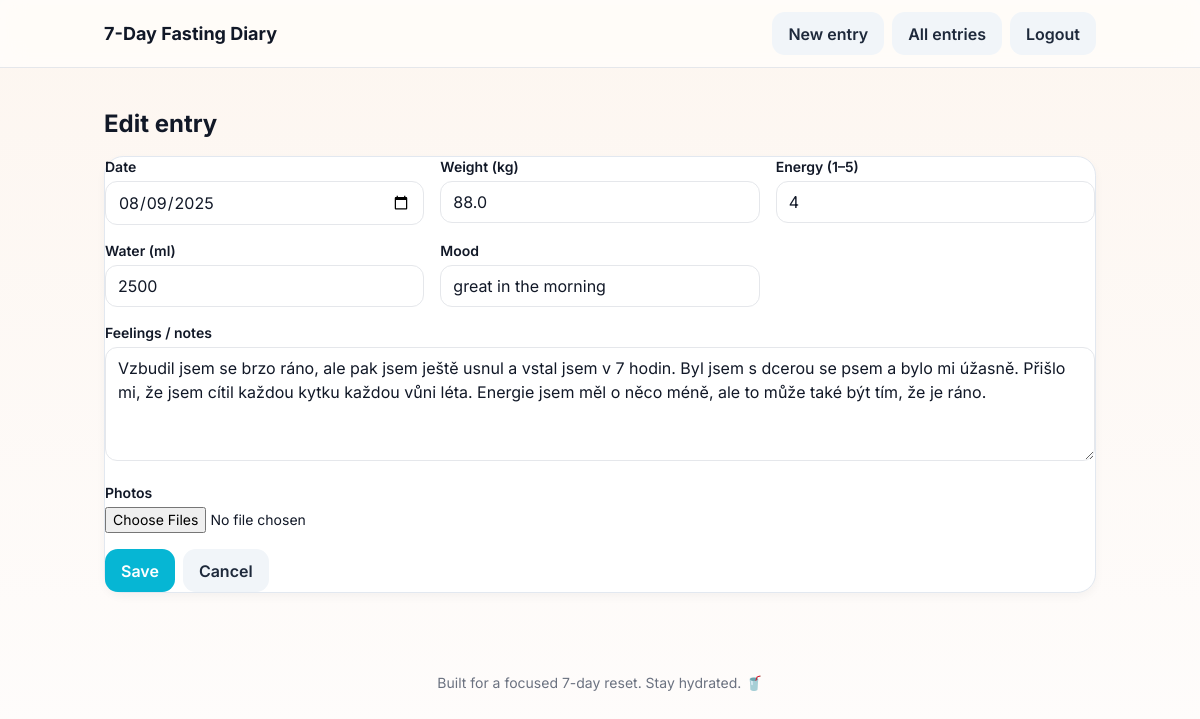
Screenshot of /entry/2/edit (signed in) with the database file from the repository.
### app.py (models this page shows)
class Entry(db.Model):
    __tablename__ = "entries"
    id = db.Column(db.Integer, primary_key=True)
    when = db.Column(db.Date, nullable=False, index=True)
    day_number = db.Column(db.Integer, nullable=True)
    weight = db.Column(db.Float, nullable=True)
    energy = db.Column(db.Integer, nullable=True)     # 1–5
    water_ml = db.Column(db.Integer, nullable=True)
    mood = db.Column(db.String(32), nullable=True)
    feelings = db.Column(db.Text, nullable=True)
    created_at = db.Column(db.DateTime, default=datetime.utcnow, nullable=False)
    updated_at = db.Column(db.DateTime, default=datetime.utcnow, onupdate=datetime.utcnow, nullable=False)
    photos = relationship("Photo", back_populates="entry", cascade="all, delete-orphan")

### app.py (the view, shortened to what this page needs)
@app.route("/entry/new", methods=["GET", "POST"])
@app.route("/entry/<int:entry_id>/edit", methods=["GET", "POST"])
@login_required
def entry_form(entry_id: Optional[int] = None):
    entry = Entry.query.get(entry_id) if entry_id else None
    return render_template("entry_form.html", entry=entry, today=date.today())

### app.py (called while the page is built)
@app.before_request
def load_user():
    uid = session.get("user_id")
    g.user = User.query.get(uid) if uid else None

@app.context_processor
def inject_auth():
    return {"logged_in": bool(g.user), "current_user": g.user}

def login_required(f):
    @wraps(f)
    def wrapper(*args, **kwargs):
        if not g.user:
            flash("Please log in to do that.", "error")
            return redirect(url_for("login", next=request.path))
        return f(*args, **kwargs)
    return wrapper

### templates/entry_form.html (shortened to what this page needs)
{% extends '_base.html' %}
{% block content %}
  <h1 class="text-2xl font-bold mb-4">{{ 'Edit entry' if entry else 'New entry' }}</h1>
  <form class="card space-y-4" method="post" enctype="multipart/form-data" id="entry-form">
    <div class="grid md:grid-cols-3 gap-4">
      <div>
        <label class="block text-sm font-semibold mb-1">Date</label>
        <input type="date" name="when" value="{{ (entry.when if entry else today).isoformat() }}" class="w-full border rounded-xl px-3 py-2" required />
      </div>
      <div>
        <label class="block text-sm font-semibold mb-1">Weight (kg)</label>
        <input type="number" step="0.1" name="weight" value="{{ entry.weight if entry and entry.weight else '' }}" class="w-full border rounded-xl px-3 py-2" />
      </div>
      <div>
        <label class="block text-sm font-semibold mb-1">Energy (1–5)</label>
        <input type="number" min="1" max="5" name="energy" value="{{ entry.energy if entry and entry.energy else '' }}" class="w-full border rounded-xl px-3 py-2" />
      </div>
      <div>
        <label class="block text-sm font-semibold mb-1">Water (ml)</label>
        <input type="number" step="100" name="water_ml" value="{{ entry.water_ml if entry and entry.water_ml else '' }}" class="w-full border rounded-xl px-3 py-2" />
      </div>
      <div>
        <label class="block text-sm font-semibold mb-1">Mood</label>
        <input type="text" name="mood" placeholder="great / ok / rough" value="{{ entry.mood if entry and entry.mood else '' }}" class="w-full border rounded-xl px-3 py-2" />
      </div>
      <div class="md:col-span-3">
        <label class="block text-sm font-semibold mb-1">Feelings / notes</label>
        <textarea name="feelings" rows="4" class="w-full border rounded-xl px-3 py-2" placeholder="Hunger level, focus, sleep, exercise...">{{ entry.feelings if entry and entry.feelings else '' }}</textarea>
      </div>
    </div>
    <div>
      <label class="block text-sm font-semibold mb-1">Photos</label>
      <input type="file" name="photos" accept="image/*" multiple class="block w-full text-sm" />
    </div>
    <div class="flex gap-2">
      <button class="btn btn-primary" type="submit">Save</button>
      <a href="{{ url_for('dashboard') }}" class="btn btn-secondary">Cancel</a>
    </div>
  </form>
{% endblock %}

### static/styles.css (style rules this page uses)
:root { --bg: #fefcfb; --bg-gradient: linear-gradient(180deg, #fdf6f0 0%, #fefcfb 100%); --ink: #1e293b; --card: #ffffff; --muted: #64748b; --ring: #e2e8f0; --primary: #06b6d4; --primary-hover: #0891b2; --accent: #f59e0b; }
body { background: var(--bg-gradient); color: var(--ink); font-family: Inter, system-ui, -apple-system, Segoe UI, Roboto, sans-serif; }
.card { background: var(--card); border-radius: 1.2rem; border: 1px solid var(--ring); box-shadow: 0 4px 10px rgba(0, 0, 0, 0.04); transition: transform 0.2s ease, box-shadow 0.2s ease; }
.btn { border-radius: 0.8rem; font-weight: 600; padding: 0.6rem 1rem; transition: all 0.15s ease-in-out; }
.btn-primary { background: var(--primary); color: white; }
.btn-secondary { background: #f1f5f9; color: var(--ink); }

### templates/_base.html (style rules this page uses)
body { font-family: Inter, system-ui, -apple-system, Segoe UI, Roboto, sans-serif; }
.card { @apply bg-white rounded-2xl shadow p-6; }
.btn { @apply inline-flex items-center gap-2 rounded-xl px-4 py-2 font-semibold transition active:scale-95; }
.btn-primary { @apply bg-black text-white hover:bg-gray-800; }
.btn-secondary { @apply bg-gray-100 hover:bg-gray-200; }

### rows the page displays
Entry: when "08/09/2025", weight "88.0", energy "4", water_ml "2500", mood "great in the morning", feelings "Vzbudil jsem se brzo ráno, ale pak jsem ještě usnul a vstal jsem v 7 hodin. Byl jsem s dcerou se psem a bylo mi úžasně. Přišlo mi, že jsem cítil každou kytku každou vůni léta. Energie jsem měl o něco méně, ale to může také být tím, že je ráno."

### other values shown
{{ 'Edit entry' if entry else 'New entry' }} "Edit entry"
